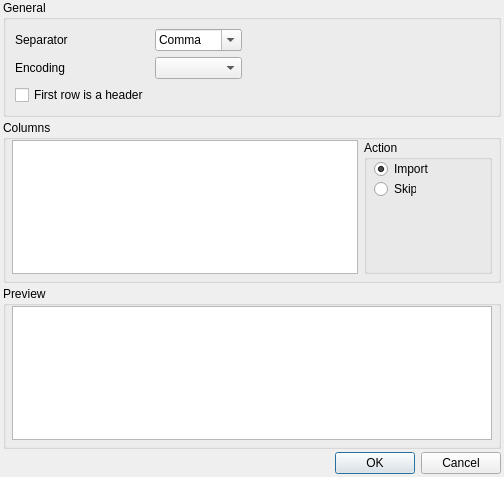
<?xml version="1.0" encoding="UTF-8"?>
<ui version="4.0">
 <class>SetupDialogCSV</class>
 <widget class="QDialog" name="SetupDialogCSV">
  <property name="geometry">
   <rect>
    <x>0</x>
    <y>0</y>
    <width>504</width>
    <height>477</height>
   </rect>
  </property>
  <property name="windowTitle">
   <string>Dialog</string>
  </property>
  <layout class="QVBoxLayout" name="verticalLayout">
   <property name="spacing">
    <number>3</number>
   </property>
   <property name="leftMargin">
    <number>3</number>
   </property>
   <property name="topMargin">
    <number>0</number>
   </property>
   <property name="rightMargin">
    <number>3</number>
   </property>
   <property name="bottomMargin">
    <number>3</number>
   </property>
   <item>
    <widget class="QGroupBox" name="groupBox">
     <property name="title">
      <string>General</string>
     </property>
     <layout class="QGridLayout" name="gridLayout_2">
      <property name="leftMargin">
       <number>9</number>
      </property>
      <item row="2" column="0">
       <widget class="QCheckBox" name="headerCheckBox">
        <property name="text">
         <string>First row is a header</string>
        </property>
       </widget>
      </item>
      <item row="0" column="0">
       <widget class="QLabel" name="label">
        <property name="text">
         <string>Separator</string>
        </property>
       </widget>
      </item>
      <item row="1" column="1">
       <widget class="QComboBox" name="encodingComboBox"/>
      </item>
      <item row="0" column="1">
       <widget class="QComboBox" name="separatorComboBox">
        <property name="editable">
         <bool>true</bool>
        </property>
        <item>
         <property name="text">
          <string>Comma</string>
         </property>
        </item>
        <item>
         <property name="text">
          <string>Tab</string>
         </property>
        </item>
        <item>
         <property name="text">
          <string>Semicolon</string>
         </property>
        </item>
        <item>
         <property name="text">
          <string>Pipe</string>
         </property>
        </item>
       </widget>
      </item>
      <item row="1" column="0">
       <widget class="QLabel" name="label_2">
        <property name="text">
         <string>Encoding</string>
        </property>
       </widget>
      </item>
      <item row="1" column="2">
       <spacer name="horizontalSpacer">
        <property name="orientation">
         <enum>Qt::Horizontal</enum>
        </property>
        <property name="sizeHint" stdset="0">
         <size>
          <width>40</width>
          <height>20</height>
         </size>
        </property>
       </spacer>
      </item>
     </layout>
    </widget>
   </item>
   <item>
    <widget class="QGroupBox" name="groupBox_2">
     <property name="title">
      <string>Columns</string>
     </property>
     <layout class="QGridLayout" name="gridLayout_4">
      <property name="leftMargin">
       <number>6</number>
      </property>
      <property name="topMargin">
       <number>0</number>
      </property>
      <property name="rightMargin">
       <number>6</number>
      </property>
      <property name="bottomMargin">
       <number>6</number>
      </property>
      <property name="horizontalSpacing">
       <number>6</number>
      </property>
      <item row="0" column="0">
       <widget class="QListWidget" name="columnList"/>
      </item>
      <item row="0" column="1">
       <widget class="QGroupBox" name="groupBox_4">
        <property name="minimumSize">
         <size>
          <width>128</width>
          <height>0</height>
         </size>
        </property>
        <property name="title">
         <string>Action</string>
        </property>
        <widget class="QRadioButton" name="radioButton">
         <property name="geometry">
          <rect>
           <x>10</x>
           <y>20</y>
           <width>55</width>
           <height>18</height>
          </rect>
         </property>
         <property name="text">
          <string>Import</string>
         </property>
         <property name="checked">
          <bool>true</bool>
         </property>
        </widget>
        <widget class="QRadioButton" name="radioButton_2">
         <property name="geometry">
          <rect>
           <x>10</x>
           <y>40</y>
           <width>42</width>
           <height>18</height>
          </rect>
         </property>
         <property name="text">
          <string>Skip</string>
         </property>
        </widget>
       </widget>
      </item>
     </layout>
    </widget>
   </item>
   <item>
    <widget class="QGroupBox" name="groupBox_3">
     <property name="title">
      <string>Preview</string>
     </property>
     <layout class="QVBoxLayout" name="verticalLayout_3">
      <property name="spacing">
       <number>0</number>
      </property>
      <property name="leftMargin">
       <number>6</number>
      </property>
      <property name="topMargin">
       <number>0</number>
      </property>
      <property name="rightMargin">
       <number>6</number>
      </property>
      <property name="bottomMargin">
       <number>6</number>
      </property>
      <item>
       <widget class="QTableView" name="preView"/>
      </item>
     </layout>
    </widget>
   </item>
   <item>
    <widget class="QDialogButtonBox" name="buttonBox">
     <property name="orientation">
      <enum>Qt::Horizontal</enum>
     </property>
     <property name="standardButtons">
      <set>QDialogButtonBox::Cancel|QDialogButtonBox::Ok</set>
     </property>
    </widget>
   </item>
  </layout>
 </widget>
 <resources/>
 <connections>
  <connection>
   <sender>buttonBox</sender>
   <signal>accepted()</signal>
   <receiver>SetupDialogCSV</receiver>
   <slot>accept()</slot>
   <hints>
    <hint type="sourcelabel">
     <x>248</x>
     <y>254</y>
    </hint>
    <hint type="destinationlabel">
     <x>157</x>
     <y>274</y>
    </hint>
   </hints>
  </connection>
  <connection>
   <sender>buttonBox</sender>
   <signal>rejected()</signal>
   <receiver>SetupDialogCSV</receiver>
   <slot>reject()</slot>
   <hints>
    <hint type="sourcelabel">
     <x>316</x>
     <y>260</y>
    </hint>
    <hint type="destinationlabel">
     <x>286</x>
     <y>274</y>
    </hint>
   </hints>
  </connection>
 </connections>
</ui>
